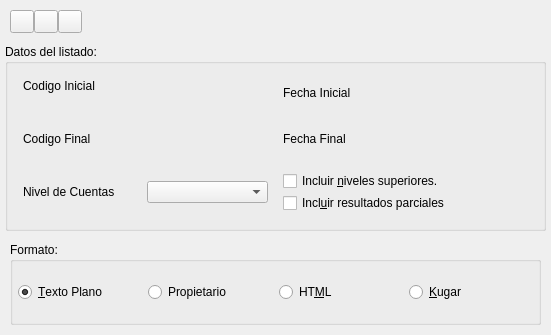
<ui version="4.0" >
 <class>BalancePrintBase</class>
 <widget class="QDialog" name="BalancePrintBase" >
  <property name="geometry" >
   <rect>
    <x>0</x>
    <y>0</y>
    <width>551</width>
    <height>335</height>
   </rect>
  </property>
  <property name="windowTitle" >
   <string>Impresion del Balance de Sumas y Saldos</string>
  </property>
  <layout class="QVBoxLayout" >
   <property name="margin" >
    <number>5</number>
   </property>
   <property name="spacing" >
    <number>6</number>
   </property>
   <item>
    <layout class="QHBoxLayout" >
     <property name="margin" >
      <number>5</number>
     </property>
     <property name="spacing" >
      <number>0</number>
     </property>
     <item>
      <widget class="QToolButton" name="mui_ccostes" >
       <property name="sizePolicy" >
        <sizepolicy>
         <hsizetype>0</hsizetype>
         <vsizetype>0</vsizetype>
         <horstretch>0</horstretch>
         <verstretch>0</verstretch>
        </sizepolicy>
       </property>
       <property name="text" >
        <string/>
       </property>
       <property name="icon" >
        <iconset resource="../../bulmages.qrc" >:/BulmaCont32x32/images/png/i_centroCoste.xpm</iconset>
       </property>
      </widget>
     </item>
     <item>
      <widget class="QToolButton" name="mui_canales" >
       <property name="sizePolicy" >
        <sizepolicy>
         <hsizetype>0</hsizetype>
         <vsizetype>0</vsizetype>
         <horstretch>0</horstretch>
         <verstretch>0</verstretch>
        </sizepolicy>
       </property>
       <property name="text" >
        <string/>
       </property>
       <property name="icon" >
        <iconset resource="../../bulmages.qrc" >:/BulmaCont32x32/images/png/i_canales.xpm</iconset>
       </property>
      </widget>
     </item>
     <item>
      <widget class="QToolButton" name="mui_imprimir" >
       <property name="sizePolicy" >
        <sizepolicy>
         <hsizetype>0</hsizetype>
         <vsizetype>0</vsizetype>
         <horstretch>0</horstretch>
         <verstretch>0</verstretch>
        </sizepolicy>
       </property>
       <property name="text" >
        <string/>
       </property>
       <property name="icon" >
        <iconset resource="../../bulmages.qrc" >:/BulmaCont32x32/images/png/i_filePrint.xpm</iconset>
       </property>
      </widget>
     </item>
     <item>
      <spacer>
       <property name="orientation" >
        <enum>Qt::Horizontal</enum>
       </property>
       <property name="sizeType" >
        <enum>QSizePolicy::MinimumExpanding</enum>
       </property>
       <property name="sizeHint" >
        <size>
         <width>430</width>
         <height>21</height>
        </size>
       </property>
      </spacer>
     </item>
    </layout>
   </item>
   <item>
    <widget class="QGroupBox" name="groupBox_2" >
     <property name="title" >
      <string>Datos del listado:</string>
     </property>
     <layout class="QVBoxLayout" >
      <property name="margin" >
       <number>5</number>
      </property>
      <property name="spacing" >
       <number>5</number>
      </property>
      <item>
       <layout class="QHBoxLayout" >
        <property name="margin" >
         <number>5</number>
        </property>
        <property name="spacing" >
         <number>5</number>
        </property>
        <item>
         <layout class="QHBoxLayout" >
          <property name="margin" >
           <number>5</number>
          </property>
          <property name="spacing" >
           <number>2</number>
          </property>
          <item>
           <widget class="QLabel" name="textLabel1" >
            <property name="text" >
             <string>Codigo Inicial
</string>
            </property>
           </widget>
          </item>
          <item>
           <widget class="BusquedaCuenta" native="1" name="m_codigoinicial" />
          </item>
         </layout>
        </item>
        <item>
         <layout class="QHBoxLayout" >
          <property name="margin" >
           <number>5</number>
          </property>
          <property name="spacing" >
           <number>2</number>
          </property>
          <item>
           <widget class="QLabel" name="textLabel1_3" >
            <property name="text" >
             <string>Fecha Inicial</string>
            </property>
           </widget>
          </item>
          <item>
           <widget class="BlDateSearch" native="1" name="m_fechainicial1" />
          </item>
         </layout>
        </item>
       </layout>
      </item>
      <item>
       <layout class="QHBoxLayout" >
        <property name="margin" >
         <number>5</number>
        </property>
        <property name="spacing" >
         <number>5</number>
        </property>
        <item>
         <layout class="QHBoxLayout" >
          <property name="margin" >
           <number>5</number>
          </property>
          <property name="spacing" >
           <number>2</number>
          </property>
          <item>
           <widget class="QLabel" name="textLabel1_2" >
            <property name="text" >
             <string>Codigo Final</string>
            </property>
           </widget>
          </item>
          <item>
           <widget class="BusquedaCuenta" native="1" name="m_codigofinal" />
          </item>
         </layout>
        </item>
        <item>
         <layout class="QHBoxLayout" >
          <property name="margin" >
           <number>5</number>
          </property>
          <property name="spacing" >
           <number>2</number>
          </property>
          <item>
           <widget class="QLabel" name="textLabel1_2_2" >
            <property name="text" >
             <string>Fecha Final</string>
            </property>
           </widget>
          </item>
          <item>
           <widget class="BlDateSearch" native="1" name="m_fechafinal1" />
          </item>
         </layout>
        </item>
       </layout>
      </item>
      <item>
       <layout class="QHBoxLayout" >
        <property name="margin" >
         <number>5</number>
        </property>
        <property name="spacing" >
         <number>5</number>
        </property>
        <item>
         <layout class="QHBoxLayout" >
          <property name="margin" >
           <number>5</number>
          </property>
          <property name="spacing" >
           <number>2</number>
          </property>
          <item>
           <widget class="QLabel" name="textLabel1_3_2" >
            <property name="text" >
             <string>Nivel de Cuentas</string>
            </property>
           </widget>
          </item>
          <item>
           <widget class="QComboBox" name="combonivel" />
          </item>
         </layout>
        </item>
        <item>
         <layout class="QVBoxLayout" >
          <property name="margin" >
           <number>5</number>
          </property>
          <property name="spacing" >
           <number>2</number>
          </property>
          <item>
           <widget class="QCheckBox" name="checksuperiores" >
            <property name="text" >
             <string>Incluir &amp;niveles superiores.</string>
            </property>
           </widget>
          </item>
          <item>
           <widget class="QCheckBox" name="checkBox1_2" >
            <property name="text" >
             <string>Incl&amp;uir resultados parciales</string>
            </property>
           </widget>
          </item>
         </layout>
        </item>
       </layout>
      </item>
     </layout>
    </widget>
   </item>
   <item>
    <layout class="QHBoxLayout" >
     <property name="margin" >
      <number>5</number>
     </property>
     <property name="spacing" >
      <number>6</number>
     </property>
     <item>
      <widget class="QGroupBox" name="groupBox" >
       <property name="title" >
        <string>Formato:</string>
       </property>
       <layout class="QHBoxLayout" >
        <property name="margin" >
         <number>5</number>
        </property>
        <property name="spacing" >
         <number>6</number>
        </property>
        <item>
         <widget class="QRadioButton" name="radiotexto" >
          <property name="text" >
           <string>&amp;Texto Plano</string>
          </property>
          <property name="checked" >
           <bool>true</bool>
          </property>
         </widget>
        </item>
        <item>
         <widget class="QRadioButton" name="radiopropietario" >
          <property name="text" >
           <string>Propietario</string>
          </property>
         </widget>
        </item>
        <item>
         <widget class="QRadioButton" name="radiohtml" >
          <property name="text" >
           <string>HT&amp;ML</string>
          </property>
         </widget>
        </item>
        <item>
         <widget class="QRadioButton" name="radiokugar" >
          <property name="text" >
           <string>&amp;Kugar</string>
          </property>
         </widget>
        </item>
       </layout>
      </widget>
     </item>
    </layout>
   </item>
  </layout>
 </widget>
 <layoutdefault spacing="2" margin="5" />
 <customwidgets>
  <customwidget>
   <class>BlDateSearch</class>
   <extends>QWidget</extends>
   <header>../../bulmalib/src/bldatesearch.h</header>
  </customwidget>
  <customwidget>
   <class>BusquedaCuenta</class>
   <extends>QWidget</extends>
   <header>busquedacuenta.h</header>
  </customwidget>
 </customwidgets>
 <resources>
  <include location="../../bulmages.qrc" />
 </resources>
 <connections/>
</ui>
